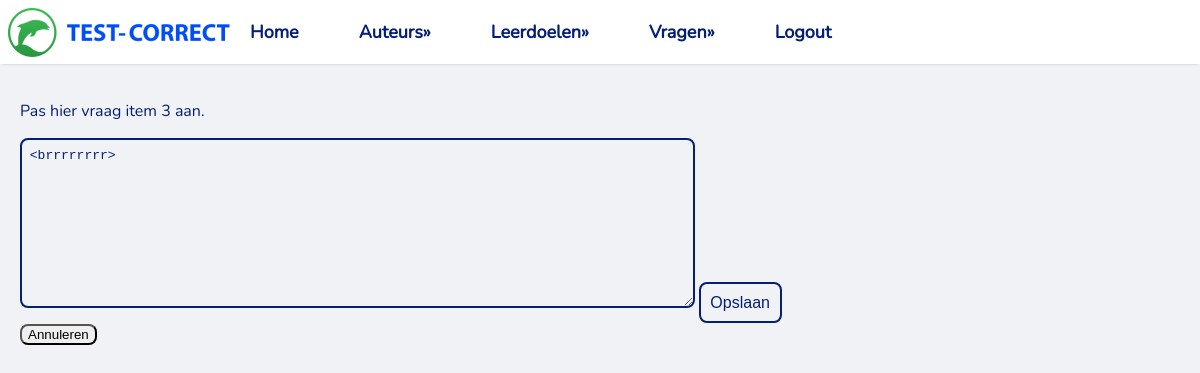
/update_web/3, run on an earlier commit of the app's database.
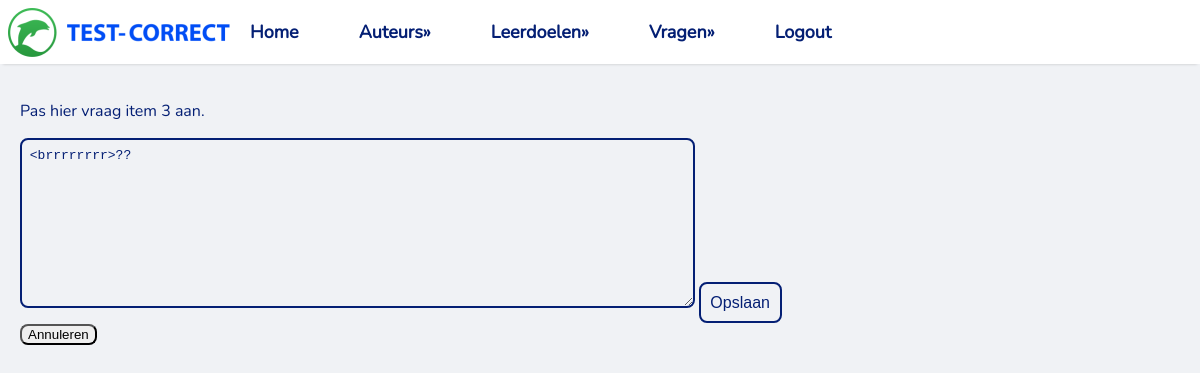
And on a later commit of the database.
### tables this page shows
CREATE TABLE `vragen` (
  `id` integer NOT NULL
,  `leerdoel` integer DEFAULT NULL
,  `vraag` text NOT NULL
,  `auteur` integer DEFAULT NULL
);

### app.py (the view)
@app.route("/update_web/<id>")
def update_html_errors(id=None):
    vraag = dbm.get_vraag_id(id)
    tables = dbm.get_table_list()
    rows, column_names = dbm.get_allhtmlcodes()
    return render_template("HTML_edit.html", id=id, rows=rows,
                           column_names=column_names, table_list=tables, vraag=vraag)

### lib/tablemodel.py (called while the page is built)
    def get_table_list(self):
        cursor = sqlite3.connect(self.database_file).cursor()
        cursor.execute("SELECT name FROM sqlite_master WHERE type='table'")
        tables = [table[0] for table in cursor.fetchall()]
        return tables

    def get_allhtmlcodes(self):
        cursor = sqlite3.connect(self.database_file).cursor()
        cursor.execute("SELECT id,vraag FROM vragen WHERE vraag LIKE '%&%' "
                       "OR vraag LIKE '%<%' OR vraag LIKE '%>%' OR vraag LIKE '%nbsp%';")
        allhtml_error_header = [column_name[0] for column_name in cursor.description]
        all_error_content = cursor.fetchall()
        return all_error_content, allhtml_error_header

    def get_vraag_id(self, id):
        cursor = sqlite3.connect(self.database_file).cursor()
        cursor.execute("SELECT vraag FROM vragen WHERE id = ?;", (id,))
        vraag = cursor.fetchone()[0]
        return vraag

### templates/HTML_edit.html (shortened to what this page needs)
<!DOCTYPE html>
<html lang="en">
<head>
    <link rel="stylesheet" href="/static/basic.css" type="text/css">
</head>
<body>
{% include "Navbar.html" %}
<main>
    <p>Pas hier vraag item {{ id }} aan.</p>
    <form action="/update_vraag/{{id}}" method="post">
        <textarea name="vraag" id="vraag" rows="10" cols="80" autofocus  required>{{ vraag }}</textarea>
        <input type="submit" value="Opslaan" name="submit">
    </form>
    <a href="/allHTML_error"><button>Annuleren</button></a>
</main>
</body>
</html>

What changed in the data, as far as the page shows it:
changed vragen: vraag "<brrrrrrrr>" → "<brrrrrrrr>??"
